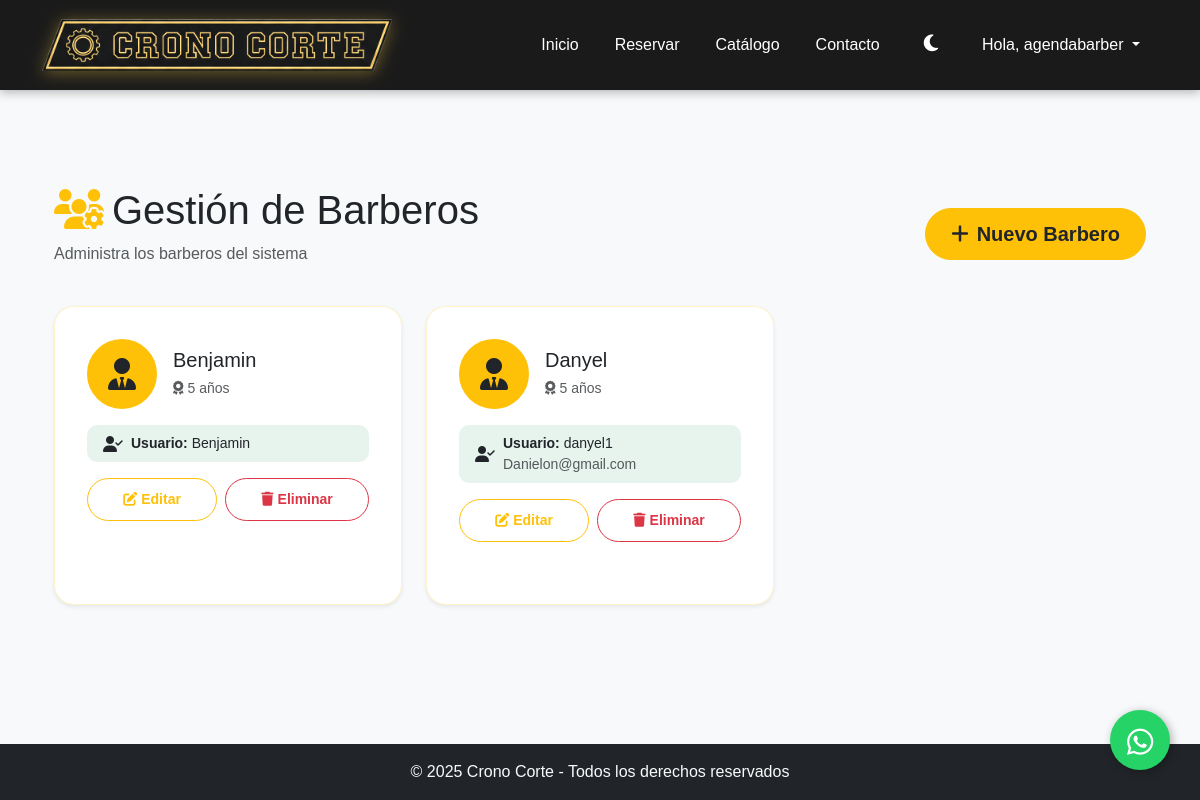
The page /barberos/ (signed in) on the database its author committed.
### agendabarber/models.py (models this page shows, shortened)
class Barbero(models.Model):
    usuario = models.OneToOneField(User, on_delete=models.CASCADE, null=True, blank=True,
                                   help_text="Usuario asociado a este barbero")
    nombre = models.CharField(max_length=100)
    experiencia = models.PositiveIntegerField(help_text="Años de experiencia")
    foto = models.ImageField(upload_to='barberos/', null=True, blank=True)

### agendabarber/views.py (the view)
# urls.py: path('barberos/', views.gestionar_barberos, name='gestionar_barberos'),
@staff_member_required
def gestionar_barberos(request):
    barberos = Barbero.objects.all().select_related('usuario')
    return render(request, 'barberos/lista.html', {'barberos': barberos})

### agendabarber/context_processors.py (called while the page is built)
def user_type_context(request):
    context = {
        'es_barbero': False,
        'es_cliente': False,
    }
    if request.user.is_authenticated:
        try:
            Barbero.objects.get(usuario=request.user)
            context['es_barbero'] = True
            context['es_cliente'] = False
        except Barbero.DoesNotExist:
            context['es_barbero'] = False
            context['es_cliente'] = True
    return context

### agendabarber/templates/barberos/lista.html (shortened to what this page needs)
{% extends 'base.html' %}
{% load static %}
{% block content %}
<div class="container my-5">
    <div class="d-flex justify-content-between align-items-center mb-4">
        <div>
            <h1><i class="fas fa-users-cog me-2 text-warning"></i>Gestión de Barberos</h1>
            <p class="text-muted">Administra los barberos del sistema</p>
        </div>
        <a href="{% url 'crear_barbero' %}" class="btn btn-warning text-dark btn-lg">
            <i class="fas fa-plus me-2"></i>Nuevo Barbero
        </a>
    </div>
    {% if barberos %}
    <div class="row">
        {% for barbero in barberos %}
        <div class="col-md-6 col-lg-4 mb-4">
            <div class="card h-100 shadow-sm">
                <div class="card-body">
                    <div class="d-flex align-items-center mb-3">
                        {% if barbero.foto %}
                        <img src="{{ barbero.foto.url }}" alt="{{ barbero.nombre }}"
                             class="rounded-circle me-3 border border-2 border-warning"
                             style="width: 70px; height: 70px; object-fit: cover;">
                        {% else %}
                        <div class="rounded-circle bg-warning d-flex align-items-center justify-content-center me-3 border border-2 border-warning"
                             style="width: 70px; height: 70px;">
                            <i class="fas fa-user-tie fa-2x text-dark"></i>
                        </div>
                        {% endif %}
                        <div class="flex-grow-1">
                            <h5 class="mb-1">{{ barbero.nombre }}</h5>
                            <small class="text-muted">
                                <i class="fas fa-award me-1"></i>{{ barbero.experiencia }} año{{ barbero.experiencia|pluralize }}
                            </small>
                        </div>
                    </div>
                    <div class="mb-3">
                        {% if barbero.usuario %}
                        <div class="alert alert-success py-2 px-3 mb-2">
                            <div class="d-flex align-items-center">
                                <i class="fas fa-user-check me-2"></i>
                                <div class="small">
                                    <strong>Usuario:</strong> {{ barbero.usuario.username }}<br>
                                    {% if barbero.usuario.email %}
                                    <span class="text-muted">{{ barbero.usuario.email }}</span>
                                    {% endif %}
                                </div>
                            </div>
                        </div>
                        {% else %}
                        <div class="alert alert-warning py-2 px-3 mb-2">
                            <i class="fas fa-exclamation-triangle me-2"></i>
                            <small>Sin cuenta de usuario</small>
                        </div>
                        {% endif %}
                    </div>
                    <div class="d-flex gap-2">
                        <a href="{% url 'editar_barbero' barbero.id %}" class="btn btn-sm btn-outline-warning flex-fill">
                            <i class="fas fa-edit me-1"></i>Editar
                        </a>
                        <a href="{% url 'eliminar_barbero' barbero.id %}" class="btn btn-sm btn-outline-danger flex-fill">
                            <i class="fas fa-trash me-1"></i>Eliminar
                        </a>
                    </div>
                </div>
            </div>
        </div>
        {% endfor %}
    </div>
    {% endif %}
</div>
{% endblock %}

### agendabarber/templates/base.html (shortened to what this page needs)
{% load static %}
<!DOCTYPE html>
<html lang="es">
<head>
    <link href="https://cdn.jsdelivr.net/npm/bootstrap@5.3.3/dist/css/bootstrap.min.css" rel="stylesheet">
    <link rel="stylesheet" href="https://cdn.jsdelivr.net/npm/litepicker/dist/css/litepicker.css">
    <link href="https://unpkg.com/aos@2.3.1/dist/aos.css" rel="stylesheet">
    <link rel="stylesheet" href="https://cdnjs.cloudflare.com/ajax/libs/font-awesome/6.4.0/css/all.min.css">
    <link rel="stylesheet" href="{% static 'agendabarber/css/main.css' %}">
</head>
<body class="d-flex flex-column min-vh-100">
    <nav class="navbar navbar-expand-lg navbar-dark">
        <div class="container">
            <a class="navbar-brand" href="{% url 'inicio' %}">
                <img src="{% static 'agendabarber/img/logo-navbar.png' %}" alt="Crono Corte" class="navbar-logo">
            </a>
            <div class="collapse navbar-collapse" id="navbarNav">
                <ul class="navbar-nav ms-auto">
                    <li class="nav-item"><a class="nav-link" href="{% url 'inicio' %}">Inicio</a></li>
                    <li class="nav-item"><a class="nav-link" href="{% url 'crear_reserva' %}">Reservar</a></li>
                    <li class="nav-item"><a class="nav-link" href="{% url 'catalogo' %}">Catálogo</a></li>
                    <li class="nav-item"><a class="nav-link" href="{% url 'contacto' %}">Contacto</a></li>
                    <li class="nav-item">
                        <button class="btn btn-link nav-link" id="darkModeToggle" aria-label="Alternar modo oscuro">
                            <i class="fas fa-moon" id="darkModeIcon"></i>
                        </button>
                    </li>
                    {% if user.is_authenticated %}
                        <li class="nav-item dropdown">
                            <a class="nav-link dropdown-toggle" href="#" id="navbarDropdown" role="button" data-bs-toggle="dropdown" aria-expanded="false">
                                Hola, {{ user.username }}
                            </a>
                        </li>
                    {% endif %}
                </ul>
                </div>
        </div>
    </nav>
    <main class="flex-fill {% if request.resolver_match.url_name == 'catalogo' %}catalog-main{% elif request.resolver_match.url_name == 'crear_reserva' %}reserva-main{% elif request.resolver_match.url_name == 'login' or request.resolver_match.url_name == 'registro' %}auth-main{% else %}container my-4 my-md-5{% endif %}">
        {% block content %}
        {% endblock %}
    </main>
    <a href="https://wa.me/56934135145?text=Hola,%20quiero%20información%20sobre%20sus%20servicios"
       target="_blank"
       class="whatsapp-float"
       aria-label="Contactar por WhatsApp">
        <i class="fab fa-whatsapp"></i>
    </a>
    <footer class="bg-dark text-light text-center py-3 mt-auto">
        <div class="container-fluid"> <p class="mb-0">© 2025 Crono Corte - Todos los derechos reservados</p>
        </div>
    </footer>
    </body>
</html>

### rows shown on the page
Barbero: nombre "Benjamin", experiencia "5", usuario.username "Benjamin"
Barbero: nombre "Danyel", experiencia "5", usuario.username "danyel1", usuario.email "Danielon@gmail.com"

### other values the page prints
{{ user.username }} "agendabarber"
